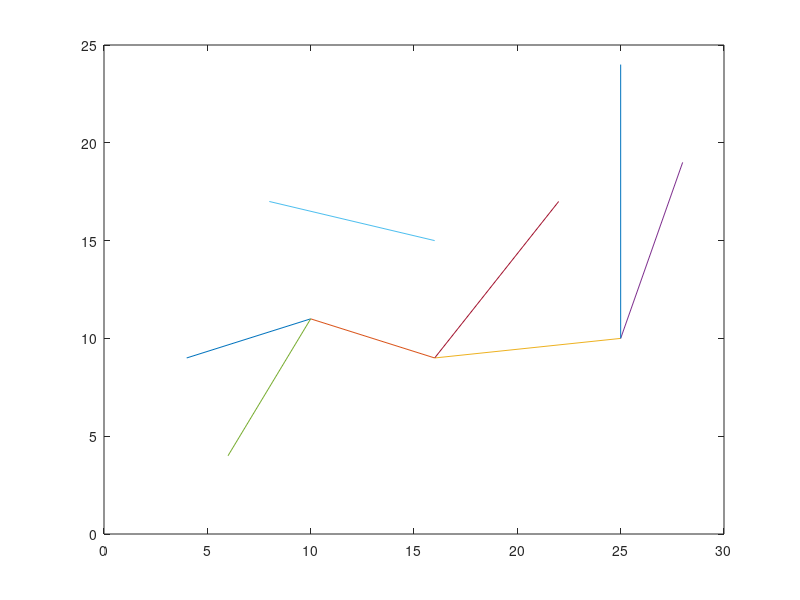

The MATLAB source for this figure:
clc;
clear;
%inputing data from txt
input = fopen('input.txt','r');
S_point = fscanf(input,'%f, %f\n',[2 1]);
E_point = fscanf(input,'%f, %f\n',[2 1]);
Num_obs = fscanf(input,'%d',1);
obstacles = fscanf(input,'%f ,%f ,%f ,%f\n',[2 Num_obs*2]);
fclose(input);
%achieving points and obstacles lines
Num_points = 2 + 2*Num_obs;
point(:,1) = S_point;
point(:,Num_points) = E_point;
j = 1;
obs_poly = zeros(Num_obs,2);
for i = 1:2:Num_obs*2
    point(:,i+1) = obstacles(:,i);
    point(:,i+2) = obstacles(:,i+1);
    obs_poly(j,:) = polyfit([obstacles(1,i), obstacles(1,i+1)],[obstacles(2,i), obstacles(2,i+1)],1);
    j = j + 1;
end
%dstnce between 2 points if its possible
dstnce = zeros(Num_points);
for i = 1:Num_points
    for j = 1:Num_points
        if i<=j
            collision = 0;
            if point(:,i) == point(:,j)
                dstnce(i,j) = NaN;
            else
                points_poly = polyfit([point(1,i),point(1,j)],[point(2,i),point(2,j)],1);
                for k = 1:Num_obs
                    if points_poly(1) == obs_poly(k,1)
                        if points_poly(2) == obs_poly(k,2)
                            collision = 0;
                            break
                        else
                        collision = 0;
                        continue;
                        end
                    end
                    x = (points_poly(2)-obs_poly(k,2))/(obs_poly(k,1)-points_poly(1));
                    y = obs_poly(k,1)*x+obs_poly(k,2);
                    if obstacles(1,2*k) == obstacles(1,2*k-1)
                        x = obstacles(1,2*k);
                        y= points_poly(1)*x+points_poly(2);
                    end
                    if point(:,i) == obstacles(:,2*k-1)
                        continue;
                    elseif point(:,i) == obstacles(:,2*k)
                        continue;
                    end
                    if abs(norm([x;y]-obstacles(:,2*k-1))+norm([x;y]-obstacles(:,2*k))-norm(obstacles(:,2*k-1)-obstacles(:,2*k))) <=0.0001
                        if norm([x;y]-point(:,j))> norm(point(:,i)-point(:,j))
                            collision = 0;
                            continue;
                        end
                        if point(:,j) == obstacles(:,2*k-1)
                            collision = 0;
                            continue;
                        elseif point(:,j) == obstacles(:,2*k)
                            collision = 0;
                            continue;
                        else
                            collision = 1;
                            break;
                        end
                    end
                end
                if collision ~= 0
                    dstnce(i,j) = NaN;
                else
                    dstnce(i,j) = norm(point(:,i)-point(:,j));
                end
            end
        end
    end
end
for i = 1:Num_points
    for j = 1: Num_points
        if i<=j
            dstnce(j,i) = dstnce(i,j);
        end
    end
end
%putting points infos such as dstnce between the point and the end_point
point_info = zeros(2,Num_points);
for i = 1:Num_points
    point_info(1,i) = i;
    point_info(2,i) = inf;
    if i == Num_points
        point_info(2,i) = 0;
    end
end
%calculating the best point informations in order
point_order = zeros(2,Num_points);
for i = 1:Num_points
    active = min(point_info(2,:));
    for p_active = 1:Num_points
        if point_info(2,p_active) == active
            break;
        end
    end
    for j = 1:Num_points
        if ~isnan(dstnce(p_active,j)) && ~isnan(point_info(2,j)) && point_info(2,j)>= dstnce(p_active,j)+point_info(2,p_active)
            point_info(2,j) = dstnce(p_active,j)+point_info(2,p_active);
        end
    end
    point_order(:,p_active) = point_info(:,p_active);
    point_info(2,p_active) = NaN;
end
%calculating the best and fastest path to move from s to e by point_order
%into moving_order
path_point = point_order(1,1);
moving_order(1) = path_point;
j = 2;
while(1)
    for i = 1:Num_points
        if point_order(2,path_point) == point_order(2,i)+dstnce(path_point,i) && i ~= path_point
            path_point = i;
            moving_order(j) = path_point;
            j = j+1;
        end
    end
    if path_point == point_order(1,Num_points)
        break
    end    
end
%showing points in move
for i = 1:length(moving_order)
    x = sprintf('point %d:\n',i);
    disp(x);
    disp(point(:,moving_order(i)));
end
%plotting the way
for i = 1:length(moving_order)-1
    plot([point(1,moving_order(i)),point(1,moving_order(i+1))],[point(2,moving_order(i)),point(2,moving_order(i+1))]);
    if i == 1
        hold on;
    end
end
for i = 1:2:Num_obs*2
    plot([obstacles(1,i),obstacles(1,i+1)],[obstacles(2,i),obstacles(2,i+1)])
end